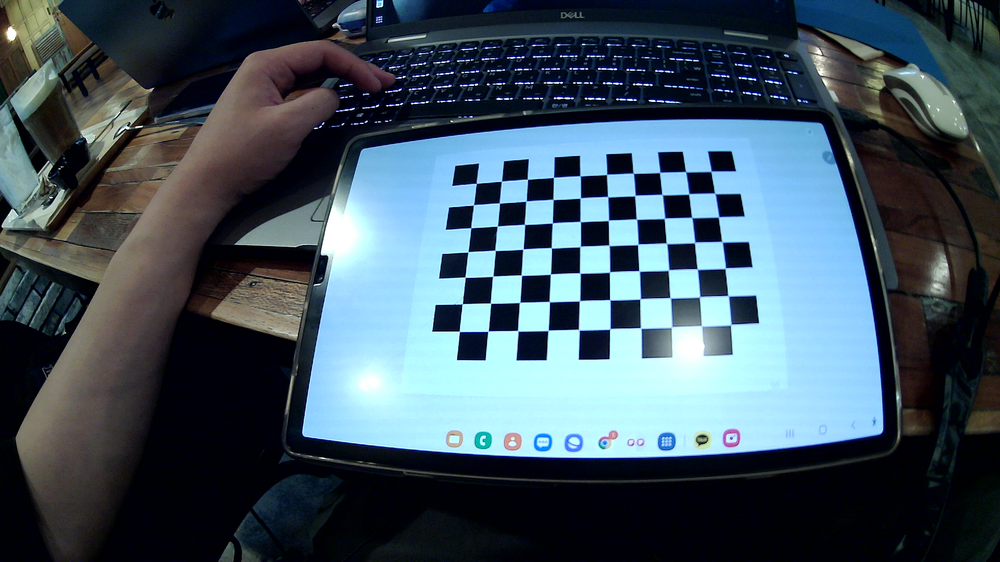
#> input picture opencv/track_detection/callibration/images/image2.png, 1000 x 562 px, shrunk from 1920 x 1080 before the run
$ python undistort.py
#> lines starting #> are read from the running program, lines starting #| are printed output that depends on the picture
import cv2
import numpy as np

# 저장된 npz 파일 불러오기
with np.load('camera_matrix_ov2710.npz') as data:
#> (reads opencv/track_detection/callibration/camera_matrix_ov2710.npz from the repository)
    print(data['dist'])
    mtx = data['mtx']
    dist = data['dist']

# 왜곡된 이미지 불러오기
img = cv2.imread('./images/image2.png')
#> img is the input picture: shape (562, 1000, 3); mean B, G, R 95.3, 83.6, 65.5
h, w = img.shape[:2]
#> h = 562; w = 1000

# 새로운 카메라 매트릭스 계산
newcameramtx, roi = cv2.getOptimalNewCameraMatrix(mtx, dist, (w, h), 1, (w, h))
#> roi = (514, 224, 480, 335)

# 왜곡 보정
undistorted_img = cv2.undistort(img, mtx, dist, None, newcameramtx)
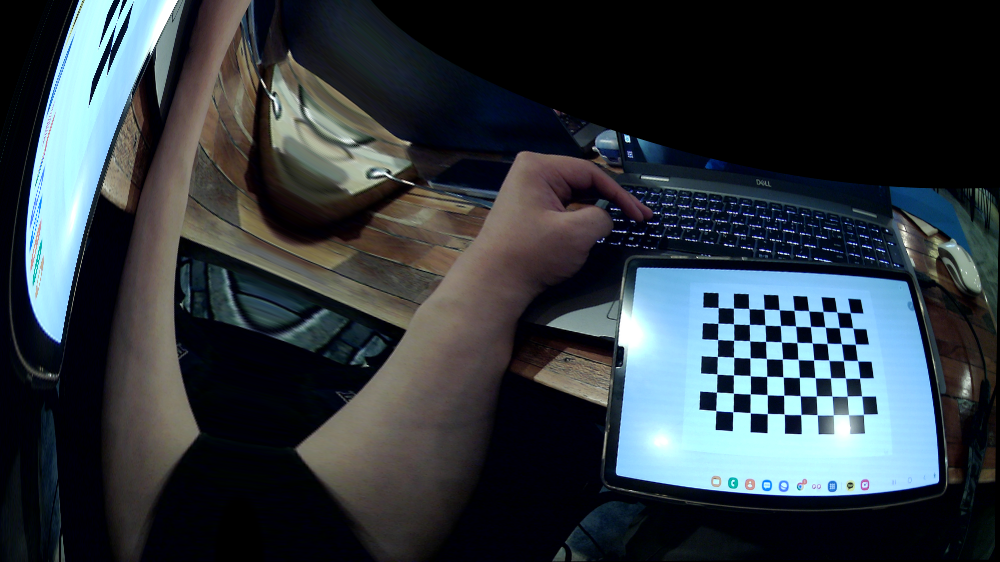
#> undistorted_img: shape (562, 1000, 3); mean B, G, R 63.8, 58, 49.5

roix,roiy,roiw,roih = roi
#> roix = 514; roiy = 224; roiw = 480; roih = 335
result = undistorted_img[roiy:roiy+roih,roix : roix + roiw]
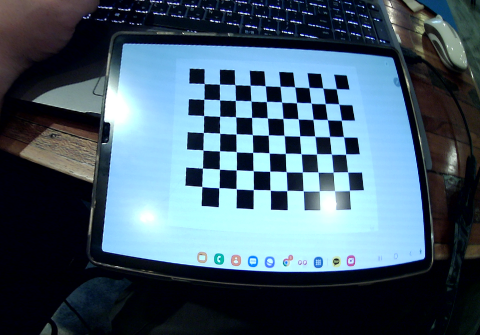
#> result: shape (335, 480, 3); mean B, G, R 108.5, 93.6, 70.7
# 보정된 이미지 저장
# cv2.imwrite('undistorted_image.jpg', undistorted_img)

# 보정된 이미지 보여주기
cv2.imshow('undistorted_image', undistorted_img)
cv2.imshow("result",result)
cv2.waitKey(0)
cv2.destroyAllWindows()
